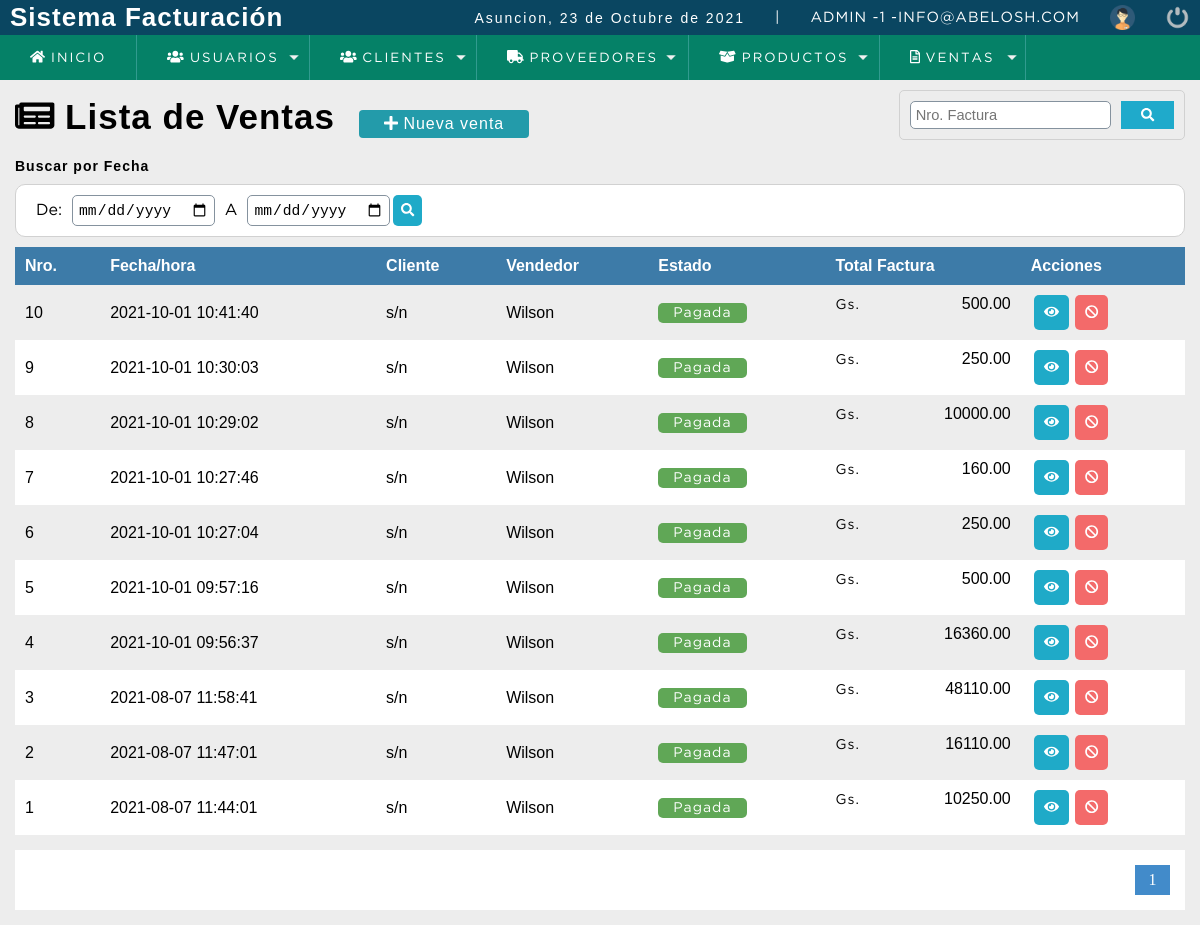
The app's page /sistema/ventas.php (signed in) with its own data.
### tables this page shows
CREATE TABLE `factura` (
  `nofactura` bigint(11) NOT NULL,
  `fecha` datetime NOT NULL DEFAULT current_timestamp(),
  `usuario` int(11) DEFAULT NULL,
  `codcliente` int(11) DEFAULT NULL,
  `totalfactura` decimal(10,2) DEFAULT NULL,
  `estatus` int(11) NOT NULL DEFAULT 1
);

CREATE TABLE `cliente` (
  `idcliente` int(11) NOT NULL,
  `nit` int(11) DEFAULT NULL,
  `nombre` varchar(80) DEFAULT NULL,
  `telefono` int(11) DEFAULT NULL,
  `direccion` text DEFAULT NULL,
  `dateadd` datetime NOT NULL DEFAULT current_timestamp(),
  `usuario_id` int(11) NOT NULL,
  `estatus` int(11) NOT NULL DEFAULT 1
);

CREATE TABLE `usuario` (
  `idusuario` int(11) NOT NULL,
  `nombre` varchar(50) DEFAULT NULL,
  `correo` varchar(100) DEFAULT NULL,
  `usuario` varchar(15) DEFAULT NULL,
  `clave` varchar(100) DEFAULT NULL,
  `rol` int(11) DEFAULT NULL,
  `estatus` int(11) NOT NULL DEFAULT 1
);

### sistema/ventas.php (the view, shortened to what this page needs)
<?php
	include "../conexion.php";
 ?>
<!DOCTYPE html>
<html lang="en">
<head>
	<?php include "includes/scripts.php";?>
</head>
<body>
	<?php include "includes/header.php"; ?>
	<section id="container">
		<h1><i class="fas fa-newspaper"></i> Lista de Ventas</h1>
		<a href="nueva_venta.php" class="btn_new"><i class="fas fa-plus"></i> Nueva venta</a>
		<form action="buscar_venta.php" method="get" class="form_search">
			<input type="text" name="busqueda" id="busqueda" placeholder="Nro. Factura">
			<button type="submit" class="btn_search"><i class="fas fa-search"></i></button>
		</form>
		<div>
			<h5>Buscar por Fecha</h5>
			<form action="buscar_venta.php" method="get" class="form_search_date">
				<label>De: </label>
				<input type="date" name="fecha_de" id="fecha_de" required>
				<label> A </label>
				<input type="date" name="fecha_a" id="fecha_a" required>
				<button type="submit" class="btn_view"><i class="fas fa-search"></i></button>
			</form>
		</div>
		<table>
			<tr>
				<th>Nro.</th>
				<th>Fecha/hora</th>
				<th>Cliente</th>
				<th>Vendedor</th>
				<th>Estado</th>
				<th class="textrght">Total Factura</th>
				<th class="textrght">Acciones</th>
			</tr>
			<?php
				$sql_registe = mysqli_query($conection,"SELECT COUNT(*) AS total_registro FROM factura WHERE estatus != 10 ");
				$result_register = mysqli_fetch_array($sql_registe);
				$total_registro = $result_register['total_registro'];
				$por_pagina = 15;
				if(empty($_GET['pagina']))
				{
					$pagina = 1;
				}else{
					$pagina = $_GET['pagina'];
				}
				$desde = ($pagina-1) * $por_pagina;
				$total_paginas = ceil($total_registro / $por_pagina);
				$query = mysqli_query($conection, "SELECT f.nofactura,f.fecha,f.totalfactura,f.codcliente,f.estatus,u.nombre as vendedor,
																													cl.nombre as cliente
													 FROM factura f
													 INNER JOIN usuario u ON f.usuario = u.idusuario
													 INNER JOIN cliente cl ON f.codcliente = cl.idcliente
													 WHERE f.estatus != 10
													 ORDER BY f.fecha DESC LIMIT $desde,$por_pagina
															");
				$result = mysqli_num_rows($query);
				if($result > 0){
					while ($data = mysqli_fetch_array($query)) {
						if ($data['estatus'] == 1) {
							$estado = '<span class="pagada">Pagada</span>';
						}else{
							$estado = '<span class="anulada">Anulada</span>';
						}
				?>
					<tr id="row_<?php echo $data["nofactura"]; ?>">
						<td><?php echo $data['nofactura']; ?></td>
						<td><?php echo $data['fecha']; ?></td>
						<td><?php echo $data['cliente']; ?></td>
						<td><?php echo $data['vendedor']; ?></td>
						<td class="estado"><?php echo $estado; ?></td>
						<td class="textrght totalfactura"><span>Gs.</span><?php echo $data["totalfactura"]; ?></td>
						<td>
							<div class="div_acciones">
								<div>
									<button class="btn_view view_factura" type="button" cl="<?php echo $data["codcliente"]; ?>" f="<?php echo $data['nofactura']; ?>"><i class="fas fa-eye"></i></button>
								</div>
							<?php if ($_SESSION['rol'] == 1 || $_SESSION['rol'] == 2) {
									if ($data["estatus"] == 1)
									{
							 ?>
										<div class="div_factura">
											<button class="btn_anular anular_factura" fac="<?php echo $data["nofactura"]; ?>"><i class="fas fa-ban"></i></button>
										</div>
						   <?php
								    }else{ ?>
									    <div class="div_factura">
									    	<button type="button" class="btn_anular inactive"><i class="fas fa-ban"></i></button>
										</div>
						<?php }
						}
						?>
							</div>
						</td>
					</tr>
				<?php
					}
				}
			 ?>
		</table>
		<div class="paginador">
			<ul>
				<?php
				for ($i=1; $i <=  $total_paginas; $i++) {
					if ($i == $pagina) {
						echo '<li class ="pageSelected">'.$i.'</li>';
					}else{
					echo '<li><a href="?pagina='.$i.'">'.$i.'</a></li>';
					}
				}
				 ?>
			</ul>
		</div>
	</section>
	<?php include "includes/footer.php"; ?>
</body>
</html>

### sistema/css/style.css (style rules this page uses)
* { margin: 0; padding: 0; box-sizing: border-box; }
body { background: #ededed; }
h1, h2, h3, h4, h5, h6 { font-family: 'arial'; font-weight: bold; letter-spacing: 1px; }
h1 { font-size: 26px; }
h5 { font-size: 14px; }
a { text-decoration: none; font-family: arial; letter-spacing: 1px; }
span { font-family: 'GothamBook'; letter-spacing: 1px; font-size: 14px; line-height: 20px; }
#container { padding: 90px 15px 15px; }
form { background: #FFF; margin: auto; padding: 20px 50px; border: 1px solid #d1d1d1; }
label { display: block; font-size: 12pt; font-family: 'GothamBook'; margin: 15px auto 5px auto; }
input,select { display: block; width: 100%; font-size: 11pt; padding: 5px; border: 1px solid #85929e; border-radius: 5px; }
#container h1 { font-size: 35px; display: inline-block; color: #000000; }
.btn_new { display: inline-block; background: #239baa; color: #FFF; padding: 5px 25px; border-radius: 4px; margin: 20px; }
table { border-collapse: collapse; font-size: 12pt; font-family: 'arial'; width: 100%; color: #000000; }
table th { text-align: left; padding: 10px; background: #3d7ba8; color: #FFF; }
table tr:nth-child(odd) { background: #FFF; }
table td { padding: 10px; }
.paginador ul { padding: 15px; list-style: none; background: #FFF; margin-top: 15px; display: -webkit-flex; display: -moz-flex; display: -ms-flex; display: -o-flex; display: flex; justify-content: flex-end; }
.paginador a, .pageSelected { color: #428bca; border: 1px solid #ddd; padding: 5px; display: inline-block; text-align: center; width: 35px; }
.pageSelected { color: #FFF; background: #428bca; border: 1px solid #428bca; }
.form_search { display: -webkit-flex; display: -moz-flex; display: -ms-flex; display: -o-flex; display: flex; float: right; background: initial; padding: 10px; border-radius: 5px; }
.form_search .btn_search { background: #1faacB; color: #FFF; padding: 0 20px; border: 0; cursor: pointer; margin-left: 10px; }
.btn_anular { background-color: #f36a6a; border: 0; border-radius: 5px; cursor: pointer; padding: 10px; margin: 0 3px; color: #FFF; }
.form_search_date { padding: 10px; display: flex; justify-content: flex-start; align-items: center; border-radius: 10px; margin: 10px auto; }
.form_search_date input { width: auto; }
.form_search_date label { margin: 0 10px; }
.form_search_date .btn_view { padding: 8px; }
.btn_view { background-color: #1faac8; border: 0; border-radius: 5px; cursor: pointer; padding: 10px; margin: 0 3px; color: #FFF; }
.div_acciones { display: -webkit-flex; display: -moz-flex; display: -ms-flex; display: -o-flex; display: flex; align-items: center; }
.totalfactura { display: -webkit-flex; display: -moz-flex; display: -ms-flex; display: -o-flex; display: flex; justify-content: space-between; }
.pagada, .anulada { color: #FFF; background: #60a756; text-align: center; border-radius: 5px; padding: 4px 15px; }

### records on screen
factura: nofactura "10", fecha "2021-10-01 10:41:40", codcliente.nombre "s/n", usuario.nombre "Wilson", estatus "Pagada", totalfactura "500.00"
factura: nofactura "9", fecha "2021-10-01 10:30:03", codcliente.nombre "s/n", usuario.nombre "Wilson", estatus "Pagada", totalfactura "250.00"
factura: nofactura "8", fecha "2021-10-01 10:29:02", codcliente.nombre "s/n", usuario.nombre "Wilson", estatus "Pagada", totalfactura "10000.00"
factura: nofactura "7", fecha "2021-10-01 10:27:46", codcliente.nombre "s/n", usuario.nombre "Wilson", estatus "Pagada", totalfactura "160.00"
factura: nofactura "6", fecha "2021-10-01 10:27:04", codcliente.nombre "s/n", usuario.nombre "Wilson", estatus "Pagada", totalfactura "250.00"
factura: nofactura "5", fecha "2021-10-01 09:57:16", codcliente.nombre "s/n", usuario.nombre "Wilson", estatus "Pagada", totalfactura "500.00"
factura: nofactura "4", fecha "2021-10-01 09:56:37", codcliente.nombre "s/n", usuario.nombre "Wilson", estatus "Pagada", totalfactura "16360.00"
factura: nofactura "3", fecha "2021-08-07 11:58:41", codcliente.nombre "s/n", usuario.nombre "Wilson", estatus "Pagada", totalfactura "48110.00"
factura: nofactura "2", fecha "2021-08-07 11:47:01", codcliente.nombre "s/n", usuario.nombre "Wilson", estatus "Pagada", totalfactura "16110.00"
factura: nofactura "1", fecha "2021-08-07 11:44:01", codcliente.nombre "s/n", usuario.nombre "Wilson", estatus "Pagada", totalfactura "10250.00"

### other values on screen
fechaC() "23 de Octubre de 2021"
$_SESSION['user'] "ADMIN"
$_SESSION['rol'] "1"
$_SESSION['email'] "INFO@ABELOSH.COM"
